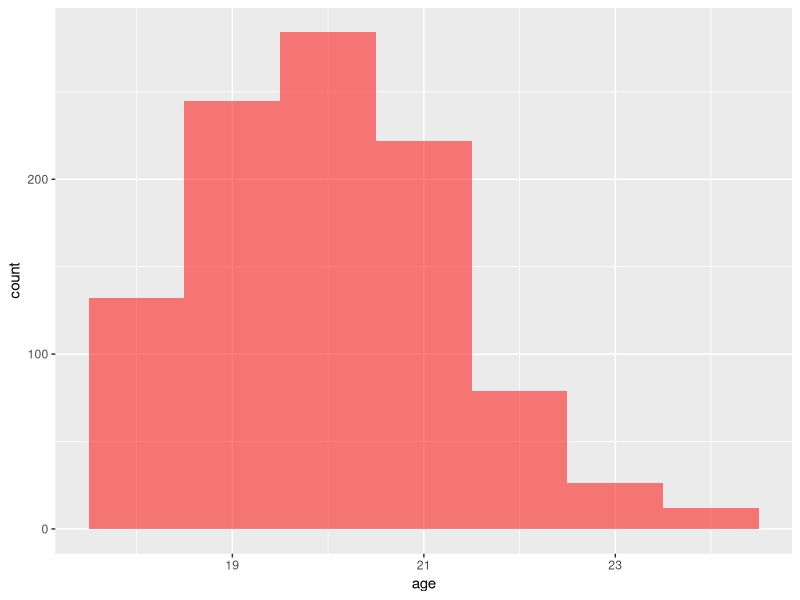
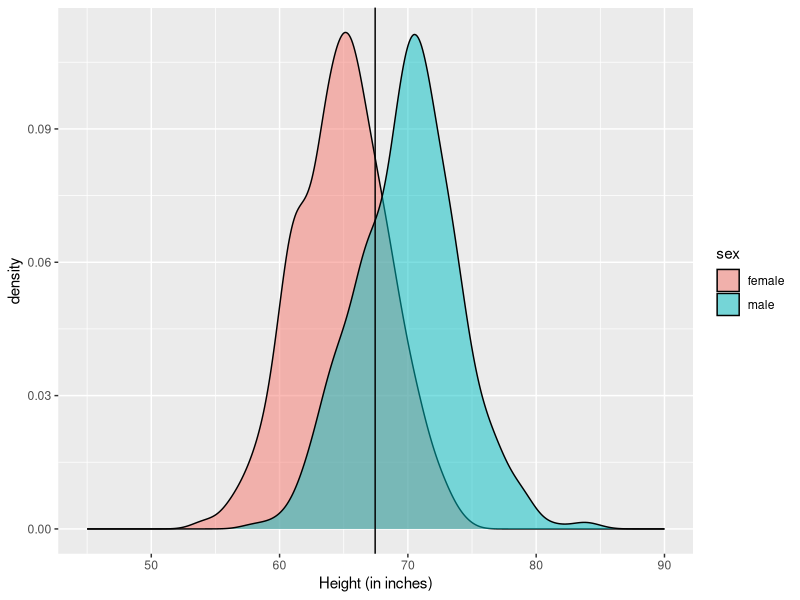
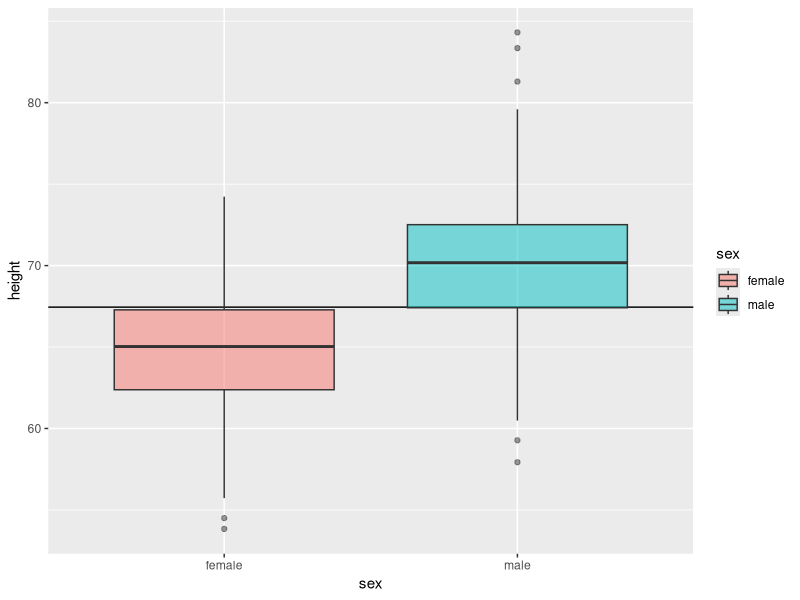
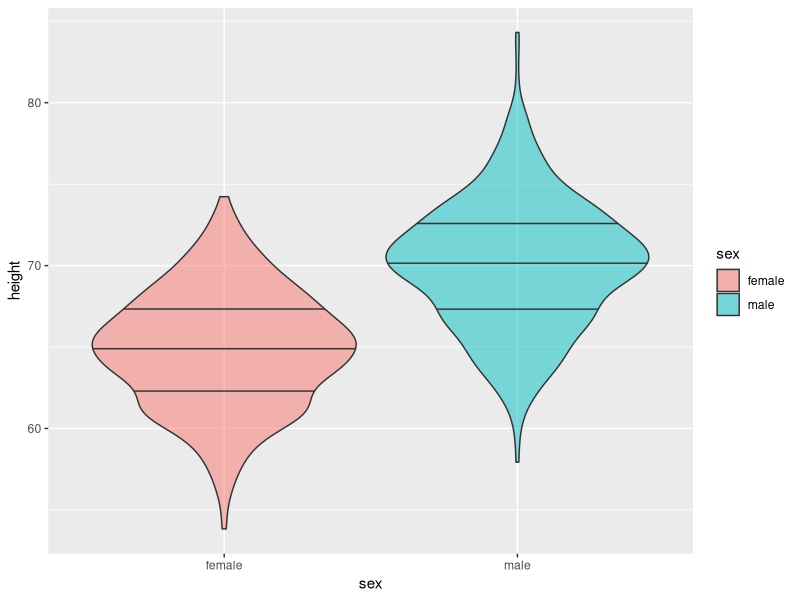
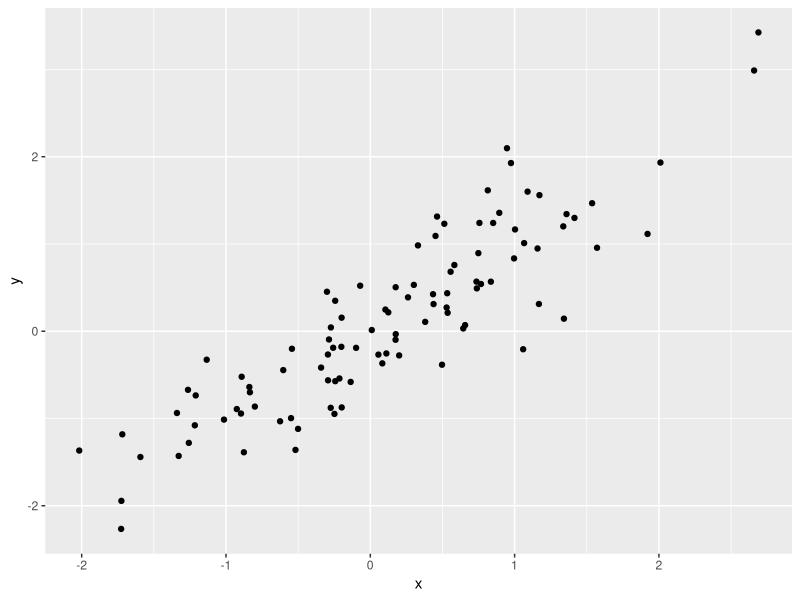
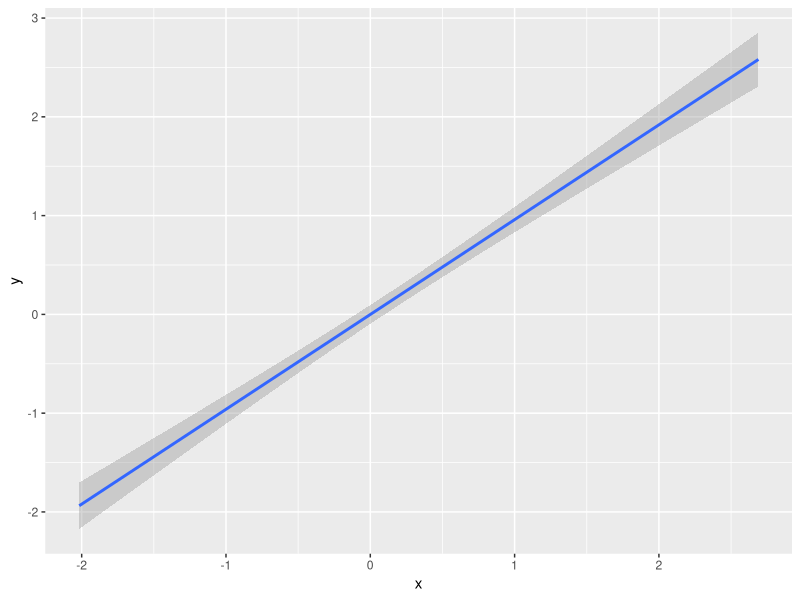
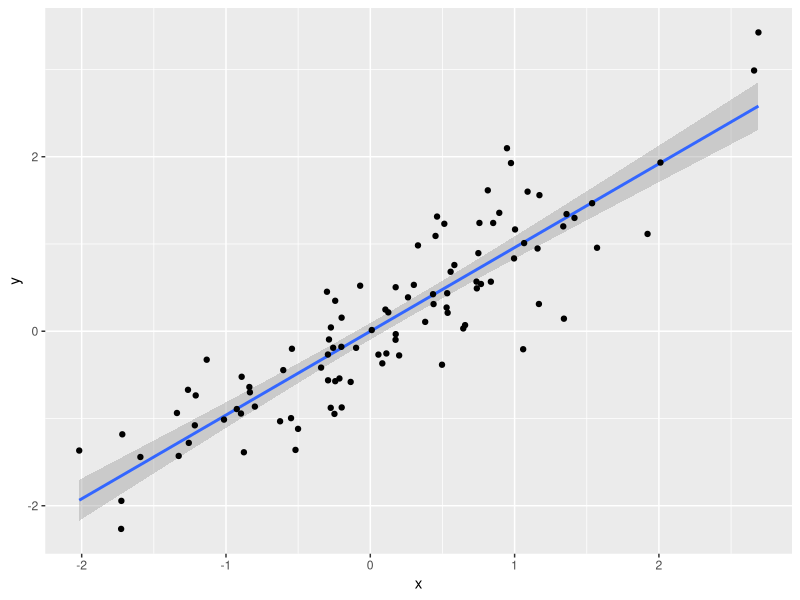
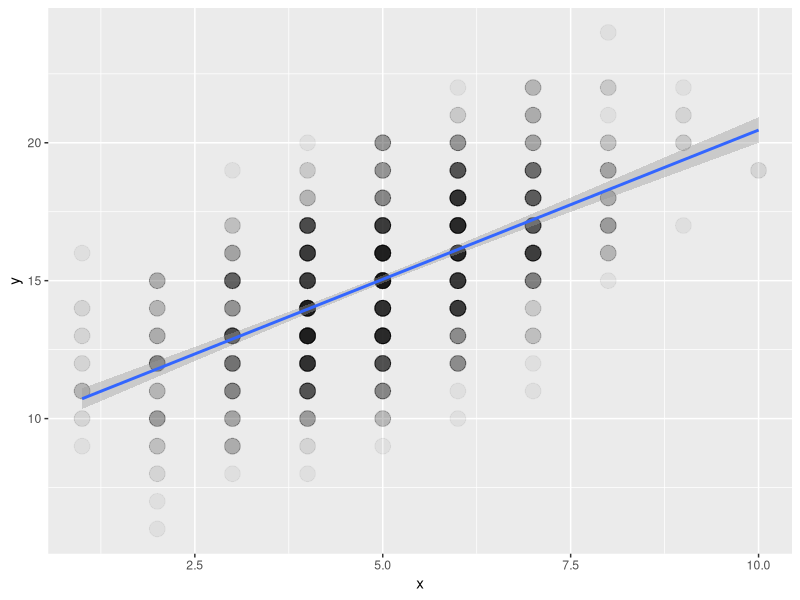

Here is the R script that generated these plots, in order:
## ---- chunk 1
library(tidyverse)
library(viridis)
## ---- chunk 2

data.frame(
  age = rpois(1000, 2) + 18
) %>%
  ggplot(aes(age)) +
  geom_histogram(binwidth = 1, fill="red", alpha=0.5)
  
## ---- chunk 3

df <- data.frame(
  sex = rep(c("male", "female"), each = 500),
  height = c(rnorm(500, 70, 4), rnorm(500, 65, 3.5))
) 
  
ggplot(df, aes(height, fill=sex)) +
  geom_density(alpha=0.5) +
  geom_vline(xintercept = mean(df$height)) +
  xlim(45, 90) +
  xlab("Height (in inches)")

## ---- chunk 4
ggplot(df, aes(sex, height, fill=sex)) +
  geom_hline(yintercept = mean(df$height)) +
  geom_boxplot(alpha=0.5)
## ---- chunk 5
ggplot(df, aes(sex, height, fill=sex)) +
  geom_violin(draw_quantiles = c(0.25, 0.5, 0.75), alpha=0.5)
## ---- chunk 6

df2 <- data.frame(
  x = rnorm(100)
) %>%
  mutate(y = x + rnorm(100, 0, 0.5))

ggplot(df2, aes(x, y)) +
  geom_point()

## ---- chunk 7
ggplot(df2, aes(x, y)) +
  geom_smooth(method="lm")
## ---- chunk 8
ggplot(df2, aes(x, y)) +
  geom_smooth(method="lm") +
  geom_point()
## ---- chunk 9

df3 <- data.frame(
  x = rbinom(1000, 10, 0.5)
) %>%
  mutate(y = x + rbinom(1000, 20, 0.5))

ggplot(df3, aes(x, y)) +
  geom_point(size = 5, alpha = .05) +
  geom_smooth(method="lm")

## ---- chunk 10

df3 %>%
  group_by(x, y) %>%
  summarise(count = n()) %>%
  ggplot(aes(x, y, color=count)) +
  geom_point(size = 5) +
  scale_color_viridis()

## ---- chunk 11

data.frame(
  a1 = rnorm(100),
  b1 = rnorm(100)
) %>% 
mutate(
  a2 = a1 + rnorm(100),
  a3 = a1 + rnorm(100),
  a4 = a1 + rnorm(100),
  b2 = b1 + rnorm(100),
  b3 = b1 + rnorm(100),
  b4 = b1 + rnorm(100)
) %>%
  cor() %>%
  as.data.frame() %>%
  rownames_to_column(var = "V1") %>%
  gather("V2", "r", a1:b4) %>%
  ggplot(aes(V1, V2, fill=r)) +
  geom_tile() +
  scale_fill_viridis()
  
